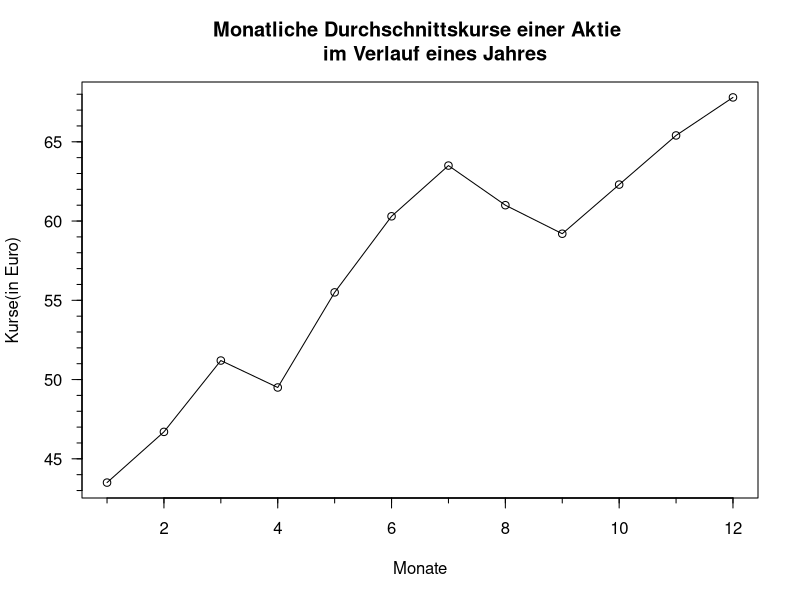

Write R code to recreate this figure.
myData = c(43.50,46.70,51.20,49.50,55.50,60.30,63.50,61.00,59.20,62.30,65.40,67.80)
xdata = c(1:12)
# par(las=1)bewirkt senkrechte Darstellung 
# der Tabelen an der vertikalen Achsen
par(las = 1)
plot(xdata, myData,type = "o",
     main = "Monatliche Durchschnittskurse einer Aktie 
     im Verlauf eines Jahres",ylab = "Kurse(in Euro)",
xlab = "Monate")
library(Hmisc)
minor.tick(nx=2,ny=5)

#points(myData)
# barplot(myData,main = "Monatliche Durchschnittskurse einer Aktie im Verlauf eines Jahres")
